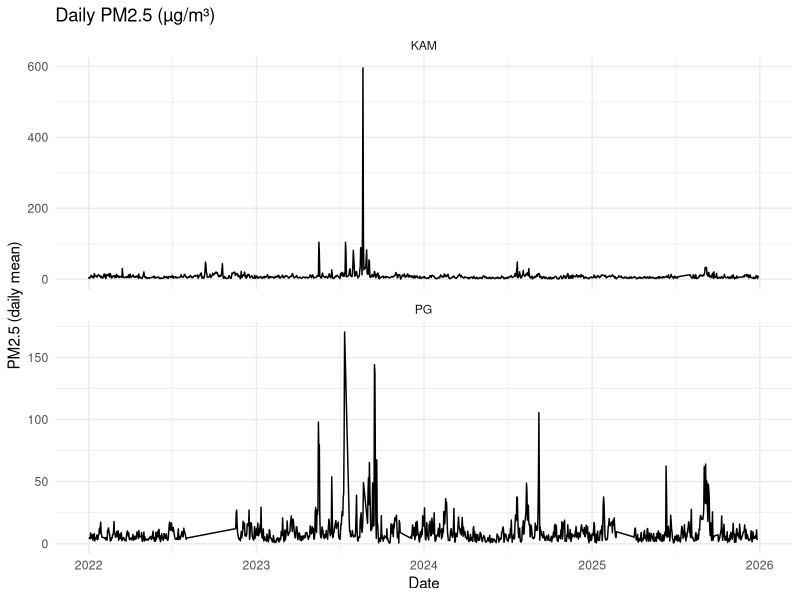
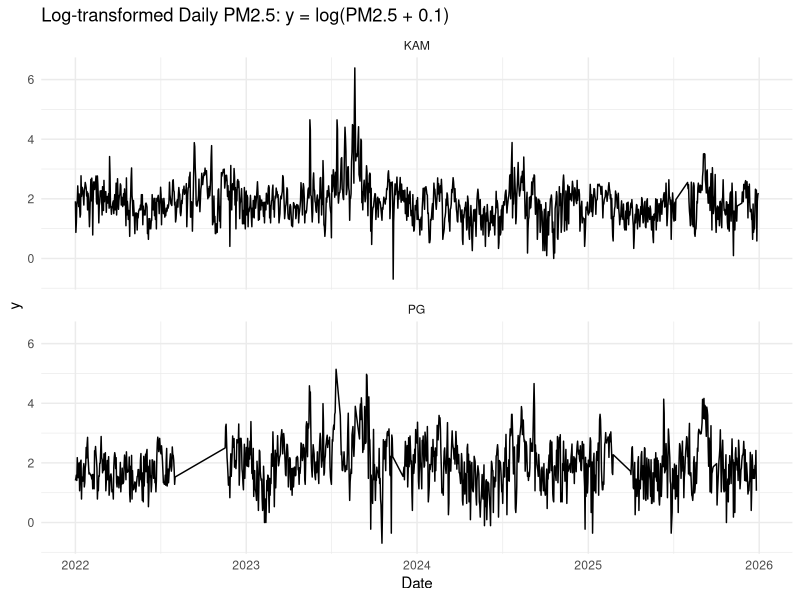

The R script that drew these images, in order:
library(readr)
library(dplyr)
library(ggplot2)
library(lubridate)


df <- read_csv("data_processed/pm25_daily_clean_2022_2025.csv", show_col_types = FALSE) %>%
  mutate(date = as.Date(date)) %>%
  arrange(station_id, date)

# Plot daily PM2.5 (raw) for each station
ggplot(df, aes(x = date, y = pm25_daily)) +
  geom_line() +
  facet_wrap(~ station_id, ncol = 1, scales = "free_y") +
  labs(
    title = "Daily PM2.5 (µg/m³)",
    x = "Date",
    y = "PM2.5 (daily mean)"
  ) +
  theme_minimal()

# plot log-transformed y = log(pm25_daily + 0.1)
df <- df %>% mutate(y = log(pm25_daily + 0.1))

ggplot(df, aes(x = date, y = y)) +
  geom_line() +
  facet_wrap(~ station_id, ncol = 1) +
  labs(
    title = "Log-transformed Daily PM2.5: y = log(PM2.5 + 0.1)",
    x = "Date",
    y = "y"
  ) +
  theme_minimal()


df <- read.csv("data_processed/pm25_daily_clean_2022_2025.csv")
df$date <- as.Date(df$date)

# Raw scale
p1 <- ggplot(df, aes(x = date, y = pm25_daily)) +
  geom_line(linewidth = 0.3) +
  labs(
    title = expression("Daily PM"[2.5]*" (raw scale, "*mu*"g/m"^3*")"),
    x = "Date",
    y = expression("PM"[2.5]*" (daily mean)")
  ) +
  theme_bw()

# Log scale
p2 <- ggplot(df, aes(x = date, y = y)) +
  geom_line(linewidth = 0.3) +
  labs(
    title = expression("Log-transformed Daily PM"[2.5]*": y = log(PM"[2.5]*" + 0.1)"),
    x = "Date",
    y = "y"
  ) +
  theme_bw()


# month boxplot
p3 <- ggplot(df, aes(x = factor(month), y = y)) +
  geom_boxplot(fill = "lightblue", outlier.size = 0.8) +
  labs(
    title = expression("Monthly Distribution of log(PM"[2.5]*" + 0.1)"),
    x = "Month",
    y = "y"
  ) +
  scale_x_discrete(labels = month.abb) +
  theme_bw()

# Histogram of y_t
p4 <- ggplot(df, aes(x = y)) +
  geom_histogram(bins = 50, fill = "steelblue", color = "white", linewidth = 0.2) +
  labs(
    title = expression("Histogram of y"[t]*" = log(PM"[2.5]*" + 0.1)"),
    x = "y",
    y = "Count"
  ) +
  theme_bw()
